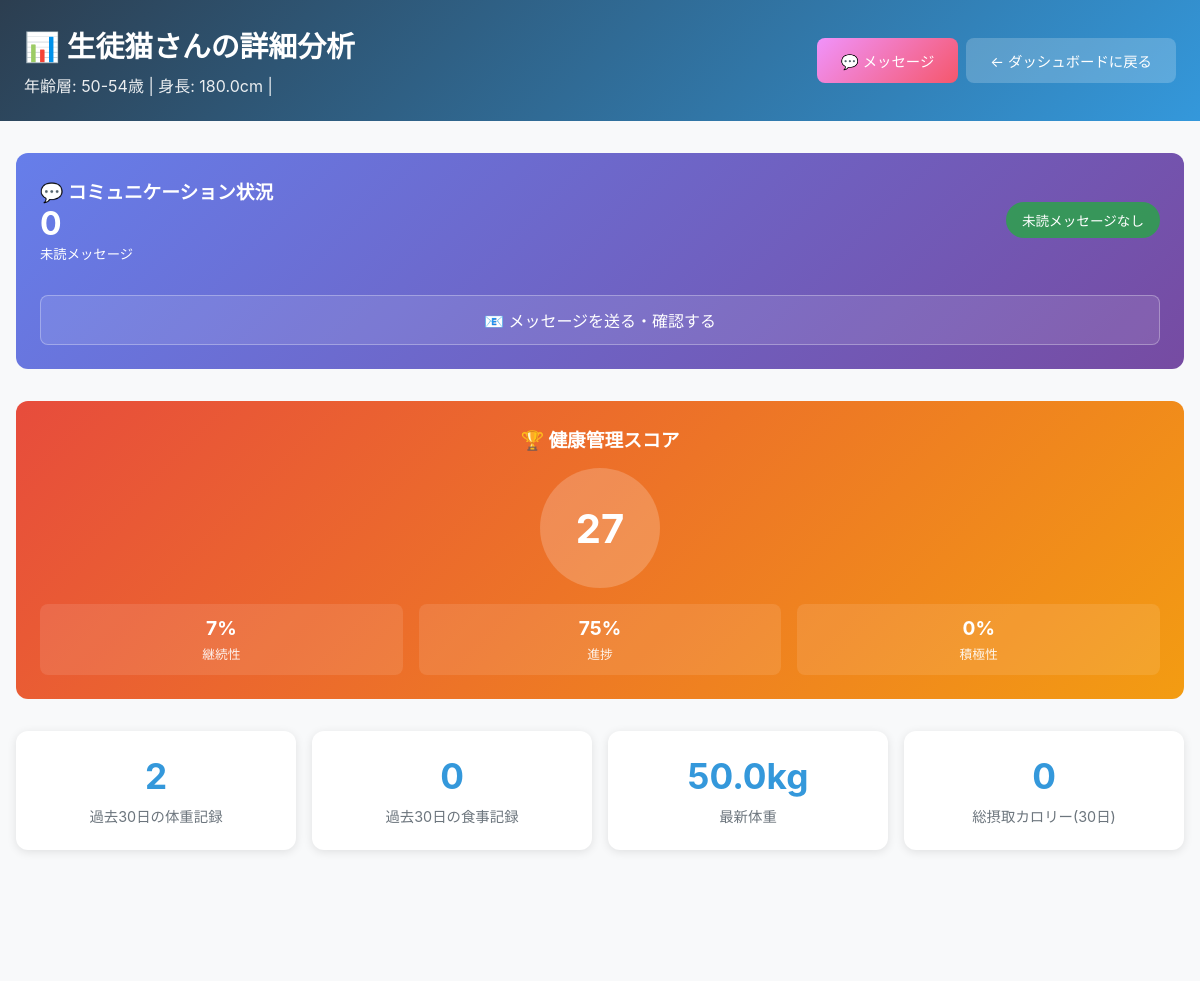
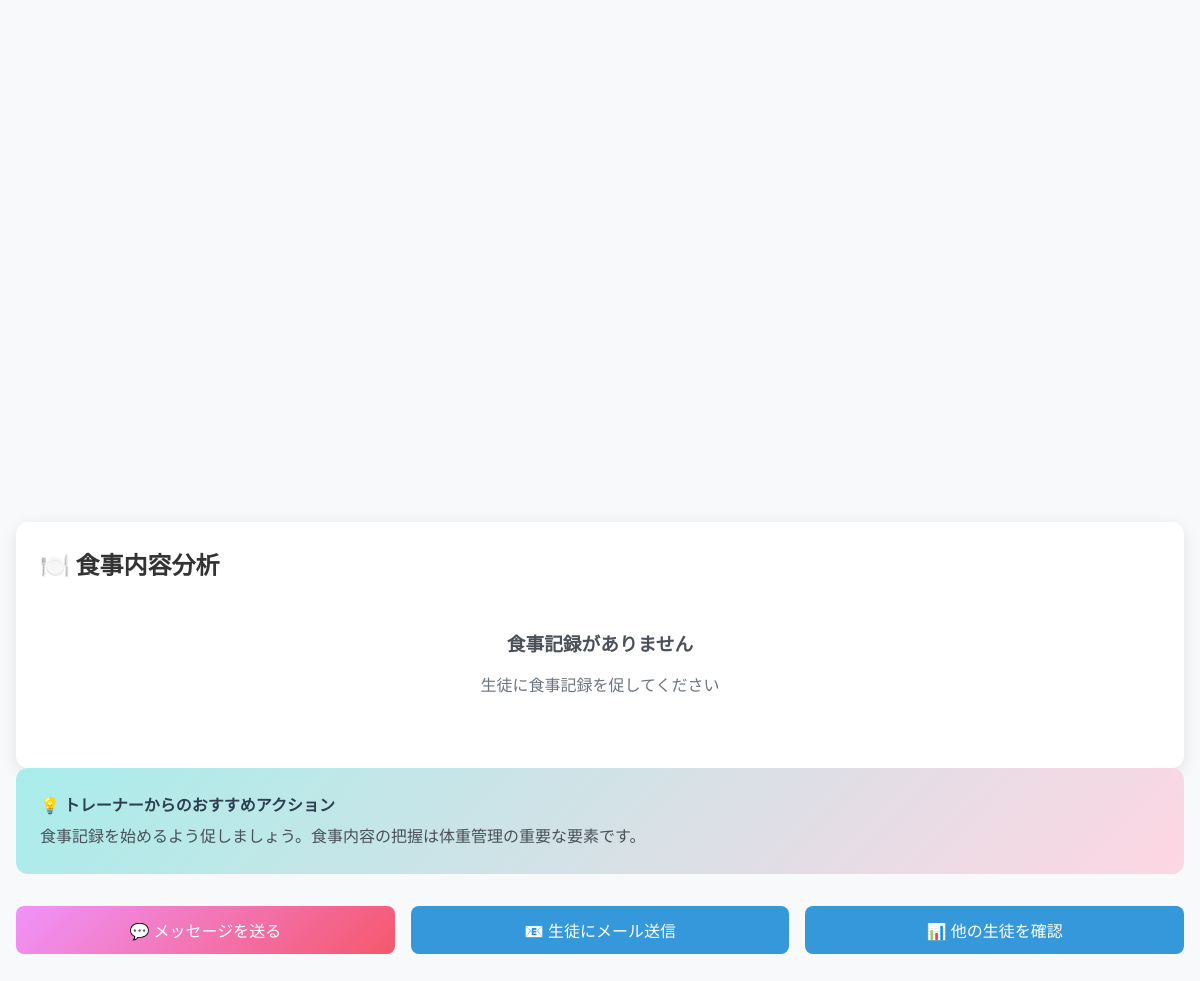
The page /trainer/student/1 (signed in) on the database its author committed (2 pictures, top to bottom).
### app.py (models this page shows, shortened)
class Student(db.Model):
    id = db.Column(db.Integer, primary_key=True)
    nickname = db.Column(db.String(100), nullable=False)
    email = db.Column(db.String(120), unique=True, nullable=False)
    password_hash = db.Column(db.String(256))
    height = db.Column(db.Float, nullable=True)
    age_group = db.Column(db.String(50), nullable=True)
    is_public_weight = db.Column(db.Boolean, default=False, nullable=False)
    target_weight = db.Column(db.Float, nullable=True)
    sleep_logs = db.relationship('SleepLog', backref='student', lazy=True, cascade='all, delete-orphan')
    bowel_movement_logs = db.relationship('BowelMovementLog', backref='student', lazy=True, cascade='all, delete-orphan')
    weight_logs = db.relationship('WeightLog', backref='student', lazy=True, cascade='all, delete-orphan')
    meal_logs = db.relationship('MealLog', backref='student', lazy=True, cascade='all, delete-orphan')

class WeightLog(db.Model):
    id = db.Column(db.Integer, primary_key=True)
    log_date = db.Column(db.Date, nullable=False, default=lambda: get_jst_now().date())
    weight = db.Column(db.Float, nullable=False)
    body_fat_percentage = db.Column(db.Float, nullable=True)
    student_id = db.Column(db.Integer, db.ForeignKey('student.id'), nullable=False)

### app.py (the view)
@app.route('/trainer/student/<int:student_id>')
def trainer_student_detail(student_id):
    if 'trainer_id' not in session:
        flash('生徒の詳細にアクセスするにはトレーナーとしてログインが必要です。', 'danger')
        return redirect(url_for('trainer_login_page'))
    student = Student.query.options(
        joinedload(Student.sleep_logs),
        joinedload(Student.bowel_movement_logs),
        joinedload(Student.weight_logs),
        joinedload(Student.meal_logs)
    ).get_or_404(student_id)
    thirty_days_ago = get_jst_now().date() - timedelta(days=30)
    recent_weight_logs = WeightLog.query.filter(
        WeightLog.student_id == student_id,
        WeightLog.log_date >= thirty_days_ago
    ).order_by(WeightLog.log_date.desc()).all()
    recent_meal_logs = MealLog.query.filter(
        MealLog.student_id == student_id,
        MealLog.meal_datetime >= datetime.combine(thirty_days_ago, datetime.min.time())
    ).order_by(MealLog.meal_datetime.desc()).all()
    return render_template('trainer_student_detail.html',
                           student=student,
                           recent_weight_logs=recent_weight_logs,
                           recent_meal_logs=recent_meal_logs,
                           trainer_name=session.get('trainer_name'))

### app.py (called while the page is built)
def get_jst_now():
    return datetime.now(JST)

### templates/trainer_student_detail.html (shortened to what this page needs)
<!DOCTYPE html>
<html lang="ja">
<head>
</head>
<body>
    <div class="header">
        <div class="header-content">
            <div class="student-info">
                <h1>📊 {{ student.nickname }}さんの詳細分析</h1>
                <div class="student-meta">
                    {% if student.age_group %}年齢層: {{ student.age_group }} | {% endif %}
                    {% if student.height %}身長: {{ student.height }}cm | {% endif %}
                </div>
            </div>
            <div class="header-actions">
                <a href="{{ url_for('trainer_messages_page', student_id=student.id) }}" class="message-btn">
                    💬 メッセージ <span class="unread-indicator" id="unreadBadge" style="display: none;">0</span>
                </a>
                <a href="{{ url_for('trainer_dashboard_page') }}" class="back-btn">
                    ← ダッシュボードに戻る
                </a>
            </div>
        </div>
    </div>
    <div class="container">
        <div class="message-stats-card">
            <div class="message-stats-header">
                <div>
                    <h3>💬 コミュニケーション状況</h3>
                    <div class="message-count" id="messageCount">0</div>
                    <small>未読メッセージ</small>
                </div>
                <div class="message-status" id="messageStatus">
                </div>
            </div>
            <a href="{{ url_for('trainer_messages_page', student_id=student.id) }}" class="quick-message-btn">
                📧 メッセージを送る・確認する
            </a>
        </div>
        <div class="health-score">
            <h3>🏆 健康管理スコア</h3>
            <div class="score-circle" id="healthScore">
            </div>
            <div class="score-details">
                <div class="score-item">
                    <div class="score-item-value" id="consistencyScore">90%</div>
                    <div class="score-item-label">継続性</div>
                </div>
                <div class="score-item">
                    <div class="score-item-value" id="progressScore">80%</div>
                    <div class="score-item-label">進捗</div>
                </div>
                <div class="score-item">
                    <div class="score-item-value" id="engagementScore">85%</div>
                    <div class="score-item-label">積極性</div>
                </div>
            </div>
        </div>
        <div class="stats-grid">
            <div class="stat-item">
                <span class="stat-value">{{ recent_weight_logs|length }}</span>
                <div class="stat-label">過去30日の体重記録</div>
            </div>
            <div class="stat-item">
                <span class="stat-value">{{ recent_meal_logs|length }}</span>
                <div class="stat-label">過去30日の食事記録</div>
            </div>
            <div class="stat-item">
                <span class="stat-value">
                    {% if recent_weight_logs %}
                        {{ "%.1f"|format(recent_weight_logs[0].weight) }}kg
                    {% else %}
                        ---
                    {% endif %}
                </span>
                <div class="stat-label">最新体重</div>
            </div>
            <div class="stat-item">
                {% set total_calories = 0 %}
                {% for meal in recent_meal_logs %}
                    {% if meal.total_calories %}
                        {% set total_calories = total_calories + meal.total_calories %}
                    {% endif %}
                {% endfor %}
                <span class="stat-value">{{ total_calories }}</span>
                <div class="stat-label">総摂取カロリー(30日)</div>
            </div>
        </div>
        <div class="dashboard-grid">
        </div>
        <div class="meal-analysis">
            <h2>🍽️ 食事内容分析</h2>
            {% if recent_meal_logs %}
                <div style="max-height: 400px; overflow-y: auto;">
                    {% for meal in recent_meal_logs[:15] %}
                        <div class="meal-item">
                            <div class="meal-header">
                                <div class="meal-time">
                                    {{ meal.meal_datetime.strftime('%m/%d %H:%M') }}
                                    {% if meal.meal_type %}
                                        {% if meal.meal_type == 'morning' %}🌅 朝食
                                        {% elif meal.meal_type == 'lunch' %}🌞 昼食
                                        {% elif meal.meal_type == 'dinner' %}🌙 夕食
                                        {% elif meal.meal_type == 'snack1' %}🍪 間食1
                                        {% elif meal.meal_type == 'snack2' %}🍎 間食2
                                        {% elif meal.meal_type == 'snack3' %}🥨 間食3
                                        {% endif %}
                                    {% endif %}
                                </div>
                                {% if meal.total_calories %}
                                    <div class="meal-calories">{{ meal.total_calories }}kcal</div>
                                {% endif %}
                            </div>
                            {% if meal.description %}
                                <div class="meal-description">{{ meal.description }}</div>
                            {% endif %}
                        </div>
                    {% endfor %}
                </div>
            {% else %}
                <div class="empty-state">
                    <h3>食事記録がありません</h3>
                    <p>生徒に食事記録を促してください</p>
                </div>
            {% endif %}
        </div>
        <div class="recommendation-card">
            <h4>💡 トレーナーからのおすすめアクション</h4>
            {% if recent_weight_logs|length == 0 %}
                <p>体重記録を開始するよう生徒に声をかけましょう。定期的な測定が成功の鍵です。</p>
            {% elif recent_meal_logs|length == 0 %}
                <p>食事記録を始めるよう促しましょう。食事内容の把握は体重管理の重要な要素です。</p>
            {% else %}
                <p>継続的な記録を褒めて、モチベーション維持をサポートしましょう。</p>
            {% endif %}
        </div>
        <div class="action-buttons">
            <a href="{{ url_for('trainer_messages_page', student_id=student.id) }}" class="btn btn-message">
                💬 メッセージを送る
            </a>
            <a href="mailto:{{ student.email }}" class="btn btn-primary">
                📧 生徒にメール送信
            </a>
            <a href="{{ url_for('trainer_dashboard_page') }}" class="btn btn-primary">
                📊 他の生徒を確認
            </a>
        </div>
    </div>
</body>
</html>

### templates/trainer_student_detail.html (style rules this page uses)
* { margin: 0; padding: 0; box-sizing: border-box; }
body { font-family: -apple-system, BlinkMacSystemFont, 'Segoe UI', Roboto, sans-serif; background-color: #f8f9fa; color: #333; }
.header { background: linear-gradient(135deg, #2c3e50 0%, #3498db 100%); color: white; padding: 1.5rem; }
.header-content { max-width: 1200px; margin: 0 auto; display: flex; justify-content: space-between; align-items: center; }
.student-info h1 { font-size: 1.8rem; margin-bottom: 0.5rem; }
.student-meta { opacity: 0.9; font-size: 1rem; }
.header-actions { display: flex; gap: 0.5rem; }
.back-btn { background: rgba(255,255,255,0.2); color: white; padding: 0.75rem 1.5rem; border: none; border-radius: 8px; text-decoration: none; display: inline-flex; align-items: center; gap: 0.5rem; transition: background 0.3s ease; font-size: 0.9rem; }
.message-btn { background: linear-gradient(135deg, #f093fb 0%, #f5576c 100%); color: white; padding: 0.75rem 1.5rem; border: none; border-radius: 8px; text-decoration: none; display: inline-flex; align-items: center; gap: 0.5rem; transition: all 0.3s ease; font-size: 0.9rem; font-weight: 500; }
.container { max-width: 1200px; margin: 0 auto; padding: 2rem 1rem; }
.dashboard-grid { display: grid; grid-template-columns: 1fr 1fr; gap: 2rem; margin-bottom: 2rem; }
.stats-grid { display: grid; grid-template-columns: repeat(auto-fit, minmax(150px, 1fr)); gap: 1rem; margin-bottom: 2rem; }
.stat-item { text-align: center; padding: 1.5rem; background: white; border-radius: 12px; box-shadow: 0 2px 10px rgba(0,0,0,0.1); transition: transform 0.3s ease; }
.stat-value { font-size: 2.2rem; font-weight: bold; color: #3498db; margin-bottom: 0.5rem; display: block; }
.stat-label { color: #6c757d; font-size: 0.9rem; }
.meal-analysis { background: white; border-radius: 12px; padding: 1.5rem; box-shadow: 0 4px 15px rgba(0,0,0,0.1); }
.btn { padding: 0.75rem 1.5rem; border: none; border-radius: 8px; text-decoration: none; display: inline-block; font-weight: 500; text-align: center; cursor: pointer; transition: all 0.3s ease; }
.btn-primary { background-color: #3498db; color: white; }
.btn-message { background: linear-gradient(135deg, #f093fb 0%, #f5576c 100%); color: white; }
.action-buttons { display: flex; gap: 1rem; margin-top: 2rem; flex-wrap: wrap; }
.action-buttons .btn { flex: 1; min-width: 200px; }
.empty-state { text-align: center; padding: 3rem 1rem; color: #6c757d; }
.empty-state h3 { margin-bottom: 1rem; color: #495057; }
.recommendation-card { background: linear-gradient(135deg, #a8edea 0%, #fed6e3 100%); padding: 1.5rem; border-radius: 12px; margin-bottom: 1rem; }
.recommendation-card h4 { color: #2c3e50; margin-bottom: 0.5rem; }
.recommendation-card p { color: #495057; line-height: 1.6; }
.message-stats-card { background: linear-gradient(135deg, #667eea 0%, #764ba2 100%); color: white; padding: 1.5rem; border-radius: 12px; margin-bottom: 2rem; }
.message-stats-header { display: flex; justify-content: space-between; align-items: center; margin-bottom: 1rem; }
.message-count { font-size: 2rem; font-weight: bold; }
.message-status { background: rgba(255, 255, 255, 0.2); padding: 0.5rem 1rem; border-radius: 20px; font-size: 0.85rem; }
.quick-message-btn { background: rgba(255, 255, 255, 0.1); color: white; border: 1px solid rgba(255, 255, 255, 0.3); padding: 0.75rem 1.5rem; border-radius: 8px; text-decoration: none; display: inline-block; transition: all 0.3s ease; margin-top: 1rem; width: 100%; text-align: center; }
.health-score { background: linear-gradient(135deg, #56ab2f 0%, #a8e6cf 100%); color: white; padding: 1.5rem; border-radius: 12px; text-align: center; margin-bottom: 2rem; }
.health-score h3 { margin-bottom: 1rem; }
.score-circle { width: 120px; height: 120px; border-radius: 50%; background: rgba(255, 255, 255, 0.2); display: flex; align-items: center; justify-content: center; margin: 0 auto 1rem; font-size: 2.5rem; font-weight: bold; }
.score-details { display: grid; grid-template-columns: repeat(3, 1fr); gap: 1rem; margin-top: 1rem; }
.score-item { background: rgba(255, 255, 255, 0.1); padding: 0.75rem; border-radius: 8px; text-align: center; }
.score-item-value { font-size: 1.2rem; font-weight: bold; margin-bottom: 0.25rem; }
.score-item-label { font-size: 0.8rem; opacity: 0.9; }

### rows shown on the page
Student: nickname "生徒猫", age_group "50-54歳", height "180.0"
WeightLog: weight "50.0"

### other values the page prints
{{ recent_weight_logs|length }} "2"
{{ recent_meal_logs|length }} "0"
{{ total_calories }} "0"
